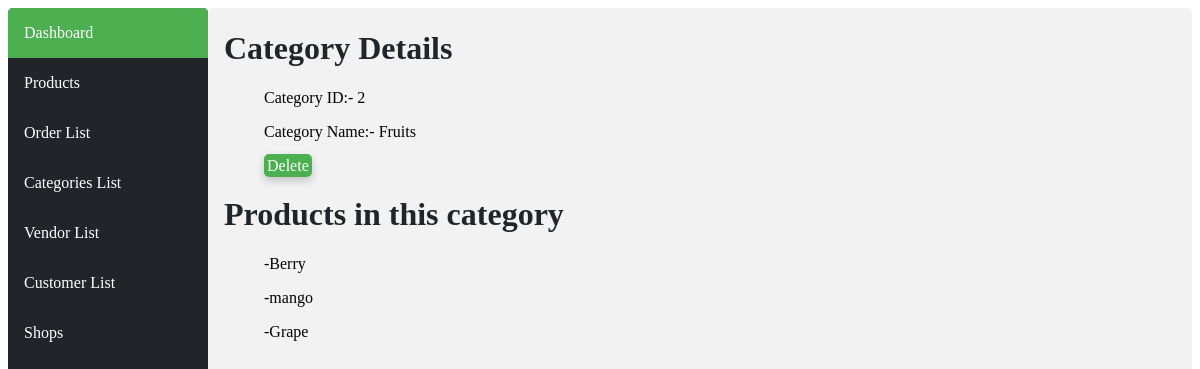
The page /categorydetail/2 on the database its author committed.
### ecommerceApp/models.py (models this page shows, shortened)
class Category(models.Model):
    name=models.CharField(max_length=50)

class Product(models.Model):
    name=models.CharField(max_length=50)
    description=models.CharField(max_length=1000)
    category=models.ForeignKey(Category,on_delete=models.CASCADE, related_name="category_name")
    shop=models.ManyToManyField(Shop, related_name="shop_name")

### ecommerceApp/views.py (the view)
# urls.py: path('categorydetail/<int:id>',views.caregoryDetail,name="category-detail"),
def caregoryDetail(request,id):
    products=Product.objects.filter(category=id)
    category=Category.objects.get(pk=id)
    category.category_name.name
    return render(request, 'html/categoryDetail.html',{"category":category, "products":products})

### ecommerceApp/templates/html/categoryDetail.html
{%extends "html/layout.html"%}
{%block body%}
{% load static %}
<link rel="stylesheet" href="{% static 'css/categorylist.css' %}" />
<h1 class="title">Category Details </h1>
   <ul> Category ID:- {{category.id}}</ul>
   <ul> Category Name:- {{category.name}}</ul>
   <ul> <a class="btn" href="{%url 'main:delete-category' category.id%}" >Delete</a></ul>
<h1 class="title">Products in this category</h1>
   {%for product in products%}
    <ul>-{{product.name}}</ul>
   {%endfor%}
{%endblock%}

### ecommerceApp/static/css/categorylist.css (style rules this page uses)
.title { color: #212529; }
.btn { background-color:#4CAF50 ; text-decoration: none ; color: white; padding: 3px; border-radius: 5px; box-shadow: 0 4px 8px 0 rgba(0,0,0,0.2); }

### rows shown on the page
Category: id "2", name "Fruits"
Product: name "Berry"
Product: name "mango"
Product: name "Grape"
